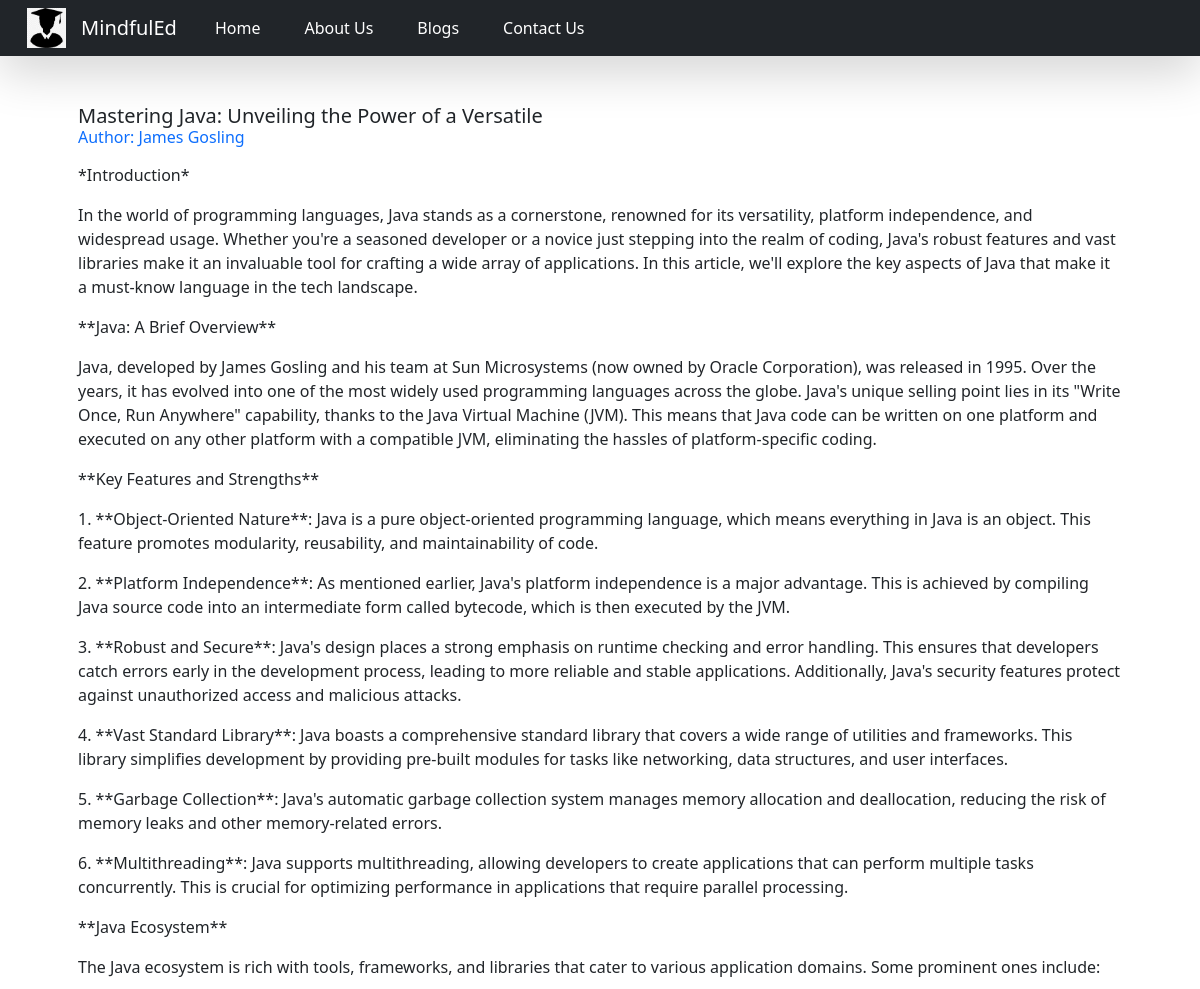
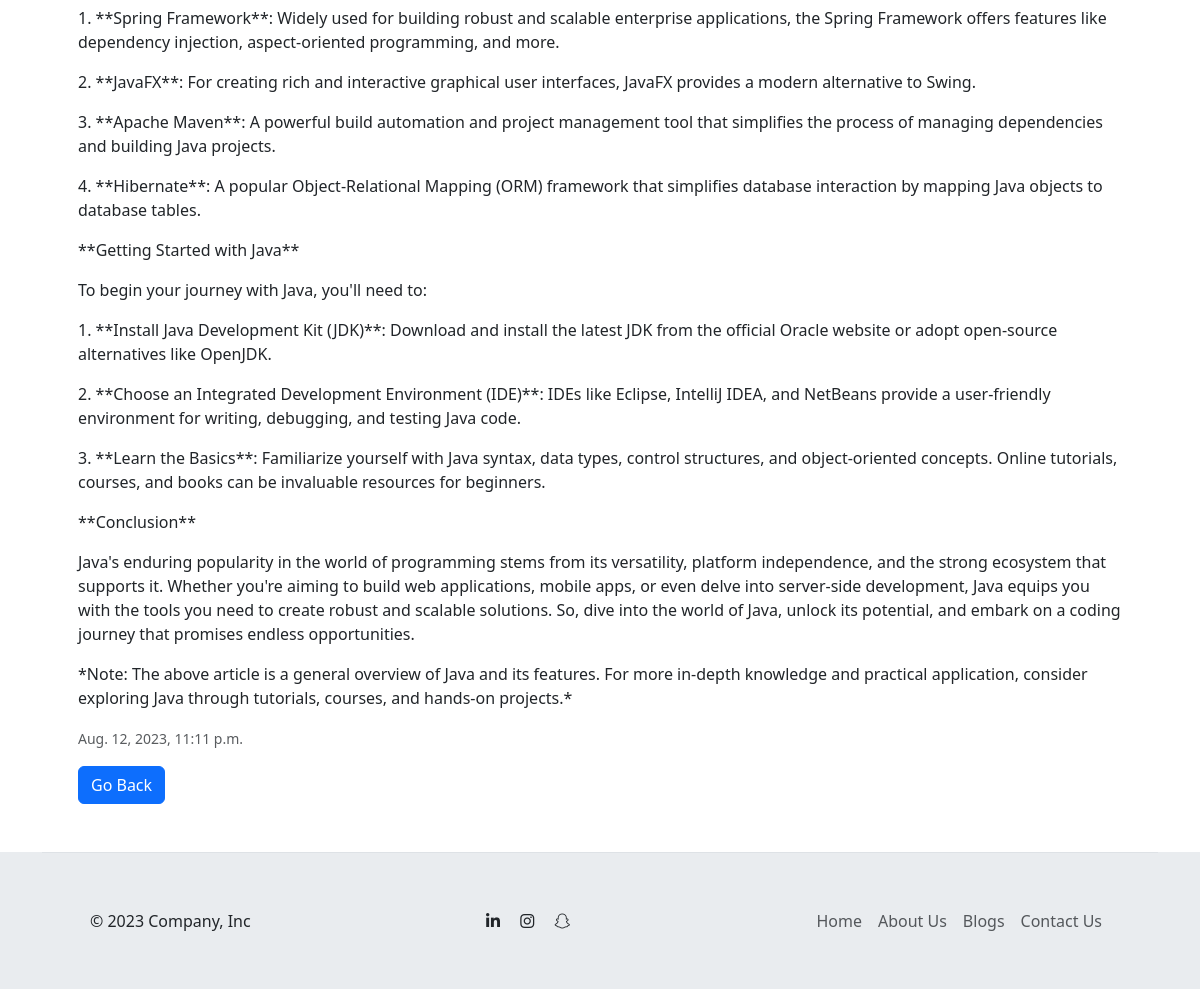
The app's page /show_blog/1/ with its own data (2 pictures, top to bottom).
### iimtblog/models.py (models this page shows)
class Popular_Blog(models.Model):
    title=models.CharField(max_length=50)
    author=models.CharField(max_length=50)
    content=RichTextField()
    post_date=models.DateTimeField(auto_now_add=True)
    image = models.ImageField(upload_to='image',default="")

### iimtblog/views.py (the view)
# urls.py: path('show_blog/<int:pk>/', views.show_blog, name="show_blog"),
def show_blog(request, pk):
    showBlogObj = Popular_Blog.objects.get(pk = pk)
    return render(request, 'showBlog.html', {'showBlogObj':showBlogObj})

### templates/showBlog.html (shortened to what this page needs)
{% extends 'base.html' %}
{% block body %}
    <div class="container p-5">
        <div class="row g-0">
            <div class="card-body">
                <h5 class="card-title">{{showBlogObj.title}}</h5>
                <h6 class="text-primary">Author: {{showBlogObj.author}}</h6>
                <p class="card-text">{{showBlogObj.content|safe}}</p>
                <p class="card-text"><small class="text-body-secondary">{{showBlogObj.post_date}}</small></p>
                <a href="/" class="btn btn-primary">Go Back</a>
            </div>
        </div>
    </div>
{% endblock body %}

### records on screen
Popular_Blog: title "Mastering Java: Unveiling the Power of a Versatile", author "James Gosling", content "*Introduction* In the world of programming languages, Java stands as a cornerstone, renowned for its versatility, platform independence, and widespread usage. Whether you're a seasoned developer or a novice just stepping into the realm of coding, Java's robust features and vast libraries make it an invaluable tool for crafting a wide array of applications. In this article, we'll explore the key aspects of Java that make it a must-know language in the tech landscape. **Java: A Brief Overview** Java, developed by James Gosling and his team at Sun Microsystems (now owned by Oracle Corporation), was released in 1995. Over the years, it has evolved into one of the most widely used programming…", post_date "Aug. 12, 2023, 11:11 p.m."
